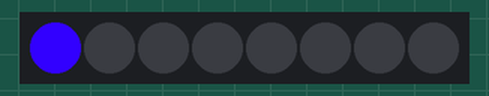
Simulated run of this program. Board: ESP32 board running MicroPython. Shown: 8 RGB LEDs in strip order, left to right.

Above: at 0.15 s.
At 0.55 s:
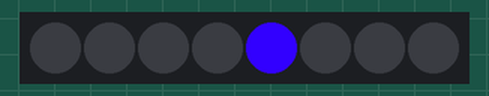
At 1.05 s:
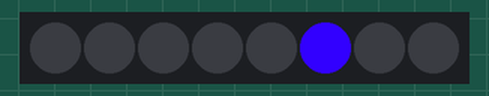
At 1.45 s:
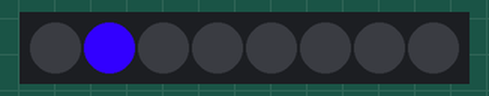
At 1.95 s:
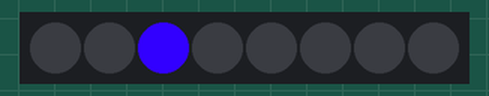
Timing chart, 0 to 40.0 s (numbered marks = the images above):
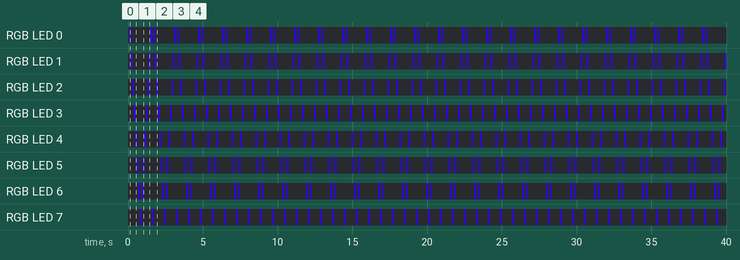

Measured:
- by itself, RGB LED 0: repeats every 1.6 s: off 1.3 s, RGB(50, 0, 255) 0.10 s, off 0.10 s, RGB(50, 0, 255) 0.10 s
- by itself, RGB LED 1: repeats every 1.6 s: off 1.1 s, RGB(50, 0, 255) 0.10 s, off 0.30 s, RGB(50, 0, 255) 0.10 s
- by itself, RGB LED 2: repeats every 1.6 s: off 0.90 s, RGB(50, 0, 255) 0.10 s, off 0.50 s, RGB(50, 0, 255) 0.10 s
- by itself, RGB LED 3, RGB LED 7: alternates RGB(50, 0, 255) for 0.10 s and off for 0.70 s
- by itself, RGB LED 4: repeats every 1.6 s: off 0.50 s, RGB(50, 0, 255) 0.10 s, off 0.90 s, RGB(50, 0, 255) 0.10 s
- by itself, RGB LED 5: repeats every 1.6 s: off 0.30 s, RGB(50, 0, 255) 0.10 s, off 1.1 s, RGB(50, 0, 255) 0.10 s
- by itself, RGB LED 6: repeats every 1.6 s: off 0.10 s, RGB(50, 0, 255) 0.10 s, off 1.3 s, RGB(50, 0, 255) 0.10 s

The program:

efect.py
```python
from machine import Pin
from neopixel import NeoPixel
from time import sleep

rgb = NeoPixel(Pin(2),8)

while True:
    for i in range(1,9):
        rgb[i-1] = (50,0,255)
        rgb[i-2] = (0,0,0)
        sleep(0.1)
        rgb.write()
    for i in range(1,9):
        rgb[7-i] = (50,0,255)
        rgb[8-i] = (0,0,0)
        sleep(0.1)
        rgb.write()
```
